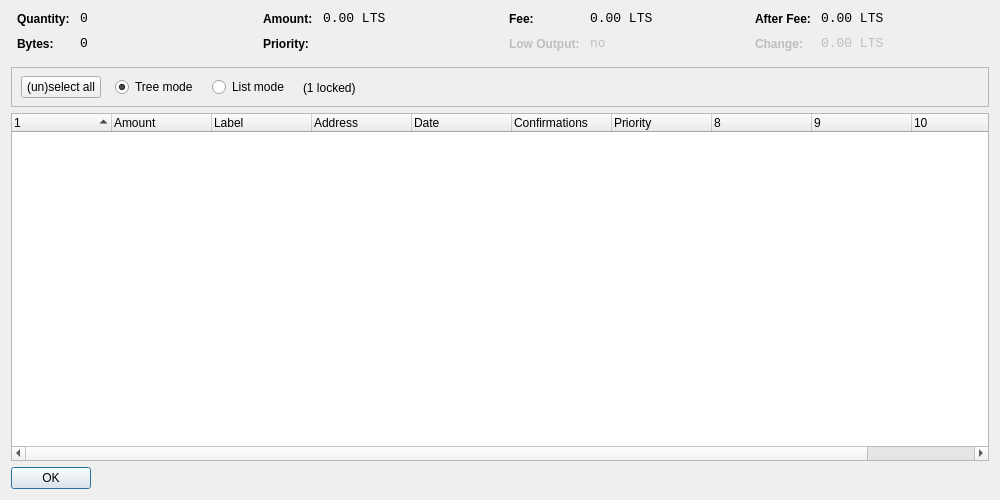
<?xml version="1.0" encoding="UTF-8"?>
<ui version="4.0">
 <class>CoinControlDialog</class>
 <widget class="QDialog" name="CoinControlDialog">
  <property name="geometry">
   <rect>
    <x>0</x>
    <y>0</y>
    <width>1000</width>
    <height>500</height>
   </rect>
  </property>
  <property name="windowTitle">
   <string>Coin Control</string>
  </property>
  <layout class="QVBoxLayout" name="verticalLayout">
   <item>
    <layout class="QHBoxLayout" name="horizontalLayoutTop" stretch="0,0,0,0">
     <property name="topMargin">
      <number>0</number>
     </property>
     <property name="bottomMargin">
      <number>10</number>
     </property>
     <item>
      <layout class="QFormLayout" name="formLayoutCoinControl1">
       <property name="horizontalSpacing">
        <number>10</number>
       </property>
       <property name="verticalSpacing">
        <number>10</number>
       </property>
       <property name="leftMargin">
        <number>6</number>
       </property>
       <property name="rightMargin">
        <number>6</number>
       </property>
       <item row="0" column="0">
        <widget class="QLabel" name="labelCoinControlQuantityText">
         <property name="styleSheet">
          <string notr="true">font-weight:bold;</string>
         </property>
         <property name="text">
          <string>Quantity:</string>
         </property>
        </widget>
       </item>
       <item row="0" column="1">
        <widget class="QLabel" name="labelCoinControlQuantity">
         <property name="font">
          <font>
           <family>Monospace</family>
           <pointsize>10</pointsize>
          </font>
         </property>
         <property name="cursor">
          <cursorShape>IBeamCursor</cursorShape>
         </property>
         <property name="contextMenuPolicy">
          <enum>Qt::ActionsContextMenu</enum>
         </property>
         <property name="text">
          <string notr="true">0</string>
         </property>
         <property name="textInteractionFlags">
          <set>Qt::LinksAccessibleByMouse|Qt::TextSelectableByKeyboard|Qt::TextSelectableByMouse</set>
         </property>
        </widget>
       </item>
       <item row="1" column="0">
        <widget class="QLabel" name="labelCoinControlBytesText">
         <property name="styleSheet">
          <string notr="true">font-weight:bold;</string>
         </property>
         <property name="text">
          <string>Bytes:</string>
         </property>
        </widget>
       </item>
       <item row="1" column="1">
        <widget class="QLabel" name="labelCoinControlBytes">
         <property name="font">
          <font>
           <family>Monospace</family>
           <pointsize>10</pointsize>
          </font>
         </property>
         <property name="cursor">
          <cursorShape>IBeamCursor</cursorShape>
         </property>
         <property name="contextMenuPolicy">
          <enum>Qt::ActionsContextMenu</enum>
         </property>
         <property name="text">
          <string notr="true">0</string>
         </property>
         <property name="textInteractionFlags">
          <set>Qt::LinksAccessibleByMouse|Qt::TextSelectableByKeyboard|Qt::TextSelectableByMouse</set>
         </property>
        </widget>
       </item>
      </layout>
     </item>
     <item>
      <layout class="QFormLayout" name="formLayoutCoinControl2">
       <property name="horizontalSpacing">
        <number>10</number>
       </property>
       <property name="verticalSpacing">
        <number>10</number>
       </property>
       <property name="leftMargin">
        <number>6</number>
       </property>
       <property name="rightMargin">
        <number>6</number>
       </property>
       <item row="0" column="0">
        <widget class="QLabel" name="labelCoinControlAmountText">
         <property name="styleSheet">
          <string notr="true">font-weight:bold;</string>
         </property>
         <property name="text">
          <string>Amount:</string>
         </property>
        </widget>
       </item>
       <item row="0" column="1">
        <widget class="QLabel" name="labelCoinControlAmount">
         <property name="font">
          <font>
           <family>Monospace</family>
           <pointsize>10</pointsize>
          </font>
         </property>
         <property name="cursor">
          <cursorShape>IBeamCursor</cursorShape>
         </property>
         <property name="contextMenuPolicy">
          <enum>Qt::ActionsContextMenu</enum>
         </property>
         <property name="text">
          <string notr="true">0.00 LTS</string>
         </property>
         <property name="textInteractionFlags">
          <set>Qt::LinksAccessibleByMouse|Qt::TextSelectableByKeyboard|Qt::TextSelectableByMouse</set>
         </property>
        </widget>
       </item>
       <item row="1" column="0">
        <widget class="QLabel" name="labelCoinControlPriorityText">
         <property name="styleSheet">
          <string notr="true">font-weight:bold;</string>
         </property>
         <property name="text">
          <string>Priority:</string>
         </property>
        </widget>
       </item>
       <item row="1" column="1">
        <widget class="QLabel" name="labelCoinControlPriority">
         <property name="font">
          <font>
           <family>Monospace</family>
           <pointsize>10</pointsize>
          </font>
         </property>
         <property name="cursor">
          <cursorShape>IBeamCursor</cursorShape>
         </property>
         <property name="contextMenuPolicy">
          <enum>Qt::ActionsContextMenu</enum>
         </property>
         <property name="text">
          <string/>
         </property>
         <property name="textInteractionFlags">
          <set>Qt::LinksAccessibleByMouse|Qt::TextSelectableByKeyboard|Qt::TextSelectableByMouse</set>
         </property>
        </widget>
       </item>
      </layout>
     </item>
     <item>
      <layout class="QFormLayout" name="formLayoutCoinControl3">
       <property name="horizontalSpacing">
        <number>10</number>
       </property>
       <property name="verticalSpacing">
        <number>10</number>
       </property>
       <property name="leftMargin">
        <number>6</number>
       </property>
       <property name="rightMargin">
        <number>6</number>
       </property>
       <item row="0" column="0">
        <widget class="QLabel" name="labelCoinControlFeeText">
         <property name="styleSheet">
          <string notr="true">font-weight:bold;</string>
         </property>
         <property name="text">
          <string>Fee:</string>
         </property>
        </widget>
       </item>
       <item row="0" column="1">
        <widget class="QLabel" name="labelCoinControlFee">
         <property name="font">
          <font>
           <family>Monospace</family>
           <pointsize>10</pointsize>
          </font>
         </property>
         <property name="cursor">
          <cursorShape>IBeamCursor</cursorShape>
         </property>
         <property name="contextMenuPolicy">
          <enum>Qt::ActionsContextMenu</enum>
         </property>
         <property name="text">
          <string notr="true">0.00 LTS</string>
         </property>
         <property name="textInteractionFlags">
          <set>Qt::LinksAccessibleByMouse|Qt::TextSelectableByKeyboard|Qt::TextSelectableByMouse</set>
         </property>
        </widget>
       </item>
       <item row="1" column="0">
        <widget class="QLabel" name="labelCoinControlLowOutputText">
         <property name="enabled">
          <bool>false</bool>
         </property>
         <property name="styleSheet">
          <string notr="true">font-weight:bold;</string>
         </property>
         <property name="text">
          <string>Low Output:</string>
         </property>
        </widget>
       </item>
       <item row="1" column="1">
        <widget class="QLabel" name="labelCoinControlLowOutput">
         <property name="enabled">
          <bool>false</bool>
         </property>
         <property name="font">
          <font>
           <family>Monospace</family>
           <pointsize>10</pointsize>
          </font>
         </property>
         <property name="cursor">
          <cursorShape>IBeamCursor</cursorShape>
         </property>
         <property name="contextMenuPolicy">
          <enum>Qt::ActionsContextMenu</enum>
         </property>
         <property name="text">
          <string>no</string>
         </property>
         <property name="textInteractionFlags">
          <set>Qt::LinksAccessibleByMouse|Qt::TextSelectableByKeyboard|Qt::TextSelectableByMouse</set>
         </property>
        </widget>
       </item>
      </layout>
     </item>
     <item>
      <layout class="QFormLayout" name="formLayoutCoinControl4">
       <property name="horizontalSpacing">
        <number>10</number>
       </property>
       <property name="verticalSpacing">
        <number>10</number>
       </property>
       <property name="leftMargin">
        <number>6</number>
       </property>
       <property name="rightMargin">
        <number>6</number>
       </property>
       <item row="0" column="0">
        <widget class="QLabel" name="labelCoinControlAfterFeeText">
         <property name="styleSheet">
          <string notr="true">font-weight:bold;</string>
         </property>
         <property name="text">
          <string>After Fee:</string>
         </property>
        </widget>
       </item>
       <item row="0" column="1">
        <widget class="QLabel" name="labelCoinControlAfterFee">
         <property name="font">
          <font>
           <family>Monospace</family>
           <pointsize>10</pointsize>
          </font>
         </property>
         <property name="cursor">
          <cursorShape>IBeamCursor</cursorShape>
         </property>
         <property name="contextMenuPolicy">
          <enum>Qt::ActionsContextMenu</enum>
         </property>
         <property name="text">
          <string notr="true">0.00 LTS</string>
         </property>
         <property name="textInteractionFlags">
          <set>Qt::LinksAccessibleByMouse|Qt::TextSelectableByKeyboard|Qt::TextSelectableByMouse</set>
         </property>
        </widget>
       </item>
       <item row="1" column="0">
        <widget class="QLabel" name="labelCoinControlChangeText">
         <property name="enabled">
          <bool>false</bool>
         </property>
         <property name="styleSheet">
          <string notr="true">font-weight:bold;</string>
         </property>
         <property name="text">
          <string>Change:</string>
         </property>
        </widget>
       </item>
       <item row="1" column="1">
        <widget class="QLabel" name="labelCoinControlChange">
         <property name="enabled">
          <bool>false</bool>
         </property>
         <property name="font">
          <font>
           <family>Monospace</family>
           <pointsize>10</pointsize>
          </font>
         </property>
         <property name="cursor">
          <cursorShape>IBeamCursor</cursorShape>
         </property>
         <property name="contextMenuPolicy">
          <enum>Qt::ActionsContextMenu</enum>
         </property>
         <property name="text">
          <string notr="true">0.00 LTS</string>
         </property>
         <property name="textInteractionFlags">
          <set>Qt::LinksAccessibleByMouse|Qt::TextSelectableByKeyboard|Qt::TextSelectableByMouse</set>
         </property>
        </widget>
       </item>
      </layout>
     </item>
    </layout>
   </item>
   <item>
    <widget class="QFrame" name="frame">
     <property name="minimumSize">
      <size>
       <width>0</width>
       <height>40</height>
      </size>
     </property>
     <property name="frameShape">
      <enum>QFrame::StyledPanel</enum>
     </property>
     <property name="frameShadow">
      <enum>QFrame::Sunken</enum>
     </property>
     <widget class="QWidget" name="horizontalLayoutWidget">
      <property name="geometry">
       <rect>
        <x>10</x>
        <y>0</y>
        <width>781</width>
        <height>41</height>
       </rect>
      </property>
      <layout class="QHBoxLayout" name="horizontalLayoutPanel" stretch="0,0,0,0,0">
       <property name="spacing">
        <number>14</number>
       </property>
       <item>
        <widget class="QPushButton" name="pushButtonSelectAll">
         <property name="sizePolicy">
          <sizepolicy hsizetype="Maximum" vsizetype="Fixed">
           <horstretch>0</horstretch>
           <verstretch>0</verstretch>
          </sizepolicy>
         </property>
         <property name="text">
          <string>(un)select all</string>
         </property>
        </widget>
       </item>
       <item>
        <widget class="QRadioButton" name="radioTreeMode">
         <property name="sizePolicy">
          <sizepolicy hsizetype="Maximum" vsizetype="Fixed">
           <horstretch>0</horstretch>
           <verstretch>0</verstretch>
          </sizepolicy>
         </property>
         <property name="text">
          <string>Tree mode</string>
         </property>
         <property name="checked">
          <bool>true</bool>
         </property>
        </widget>
       </item>
       <item>
        <widget class="QRadioButton" name="radioListMode">
         <property name="sizePolicy">
          <sizepolicy hsizetype="Maximum" vsizetype="Fixed">
           <horstretch>0</horstretch>
           <verstretch>0</verstretch>
          </sizepolicy>
         </property>
         <property name="text">
          <string>List mode</string>
         </property>
        </widget>
       </item>
       <item>
        <widget class="QLabel" name="labelLocked">
         <property name="text">
          <string>(1 locked)</string>
         </property>
        </widget>
       </item>
       <item>
        <spacer name="horizontalSpacer">
         <property name="orientation">
          <enum>Qt::Horizontal</enum>
         </property>
         <property name="sizeHint" stdset="0">
          <size>
           <width>40</width>
           <height>20</height>
          </size>
         </property>
        </spacer>
       </item>
      </layout>
     </widget>
    </widget>
   </item>
   <item>
    <widget class="CoinControlTreeWidget" name="treeWidget">
     <property name="contextMenuPolicy">
      <enum>Qt::CustomContextMenu</enum>
     </property>
     <property name="sortingEnabled">
      <bool>false</bool>
     </property>
     <property name="columnCount">
      <number>11</number>
     </property>
     <attribute name="headerShowSortIndicator" stdset="0">
      <bool>true</bool>
     </attribute>
     <attribute name="headerStretchLastSection">
      <bool>false</bool>
     </attribute>
     <column>
      <property name="text">
       <string/>
      </property>
     </column>
     <column>
      <property name="text">
       <string>Amount</string>
      </property>
     </column>
     <column>
      <property name="text">
       <string>Label</string>
      </property>
     </column>
     <column>
      <property name="text">
       <string>Address</string>
      </property>
     </column>
     <column>
      <property name="text">
       <string>Date</string>
      </property>
     </column>
     <column>
      <property name="text">
       <string>Confirmations</string>
      </property>
      <property name="toolTip">
       <string>Confirmed</string>
      </property>
     </column>
     <column>
      <property name="text">
       <string>Priority</string>
      </property>
     </column>
     <column>
      <property name="text">
       <string/>
      </property>
     </column>
     <column>
      <property name="text">
       <string/>
      </property>
     </column>
     <column>
      <property name="text">
       <string/>
      </property>
     </column>
     <column>
      <property name="text">
       <string/>
      </property>
     </column>
    </widget>
   </item>
   <item>
    <widget class="QDialogButtonBox" name="buttonBox">
     <property name="sizePolicy">
      <sizepolicy hsizetype="Maximum" vsizetype="Fixed">
       <horstretch>0</horstretch>
       <verstretch>0</verstretch>
      </sizepolicy>
     </property>
     <property name="orientation">
      <enum>Qt::Horizontal</enum>
     </property>
     <property name="standardButtons">
      <set>QDialogButtonBox::Ok</set>
     </property>
    </widget>
   </item>
  </layout>
 </widget>
 <customwidgets>
  <customwidget>
   <class>CoinControlTreeWidget</class>
   <extends>QTreeWidget</extends>
   <header>coincontroltreewidget.h</header>
  </customwidget>
 </customwidgets>
 <resources/>
 <connections/>
</ui>
